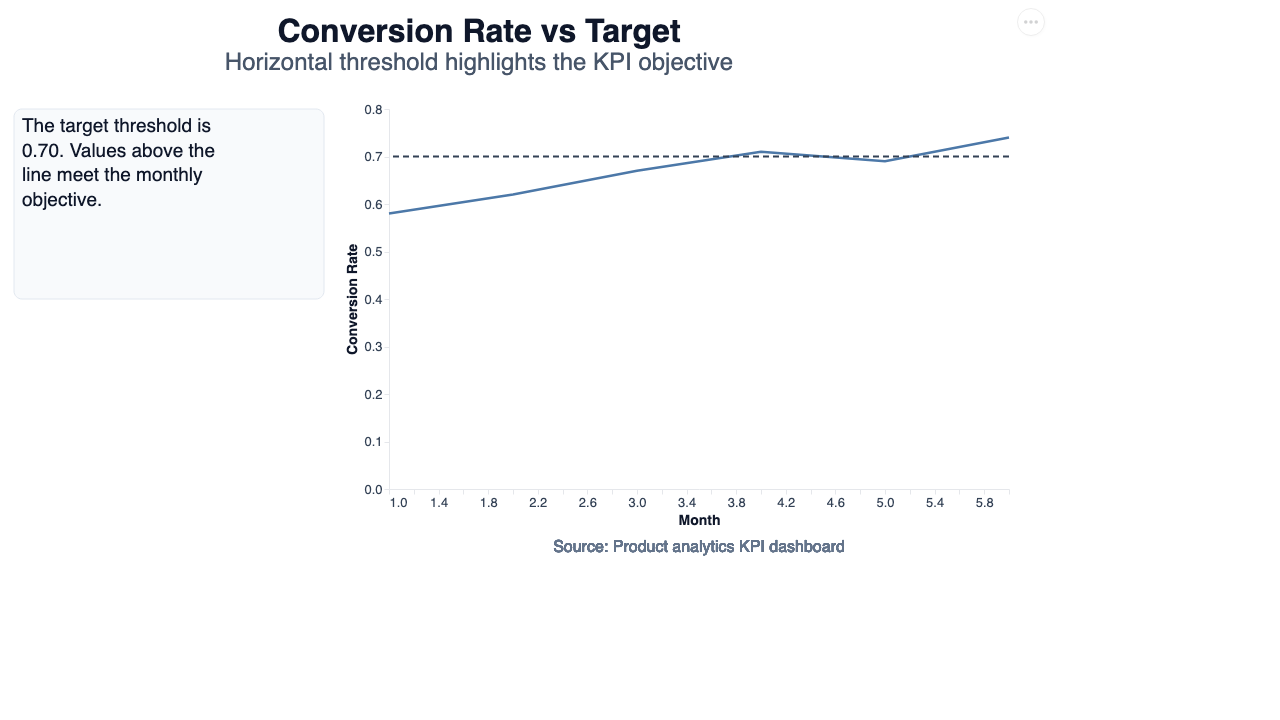

This figure's Python source:
import altair as alt
import pandas as pd

from pynarrative import Story


def build_story():
    data = pd.DataFrame({
        'month': [1, 2, 3, 4, 5, 6],
        'conversion_rate': [0.58, 0.62, 0.67, 0.71, 0.69, 0.74]
    })

    story = Story(data, width=620, height=380)
    story.mark_line().encode(
        x=alt.X('month:Q', title='Month'),
        y=alt.Y('conversion_rate:Q', title='Conversion Rate')
    )

    story.add_title(
        'Conversion Rate vs Target',
        subtitle='Horizontal threshold highlights the KPI objective'
    )
    story.add_context(
        'The target threshold is 0.70. Values above the line meet the monthly objective.',
        position='left'
    )
    story.add_line(0.70, orientation='horizontal')
    story.add_source('Source: Product analytics KPI dashboard', position='bottom')

    return story.render()


def main():
    chart = build_story()
    output_path = 'threshold_line_story.html'
    chart.save(output_path)
    print(f'Saved: {output_path}')


if __name__ == '__main__':
    main()
